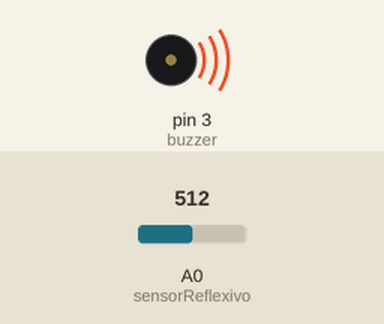
Simulated run of this sketch. Board: Arduino Uno, built with avr-gcc and run on an emulated ATmega328P. On the bench: buzzer (waves = sounding). Inputs (shaded band) come from the test bench; at power-on: A0 (sensorReflexivo) = 512. What the sketch prints to the serial monitor is not drawn.

Above: at 0.1 s.
Timing chart, 0 to 1.6 s (numbered marks = the images above):
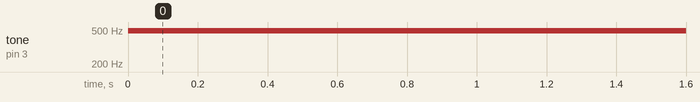

Measured:
- by itself, tone on pin 3 (buzzer): silent → 490 Hz at 0.00 s

The sketch:

sketch_may10a.ino
```cpp
#define sensorReflexivo A0
#define buzzer 3

void setup() {
  pinMode(buzzer, OUTPUT);
  Serial.begin(9600);
}

void loop() {
  int valorSensor = analogRead(sensorReflexivo);
  Serial.println(valorSensor);

  if (valorSensor < 710) {
    analogWrite(buzzer, 127);
  }

  delay(800);
  analogWrite(buzzer, 0);

}
```
